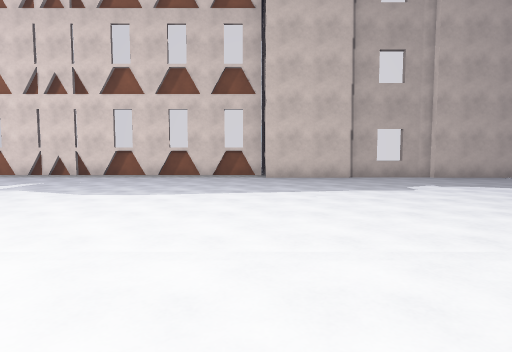
View 1 (above)

16 first-person views from a walk through a scene from a Unity 3-D project. The camera is 1.3 m above the floor, tilts 4° down and sees 80° across. The floor is counted in squares, 2 m on a side. Each view is taken from the middle of a square. On the plan, view 1 faces up. The plan holds only what a view shows up to about 10 squares ahead; the rest is blank. The place goes on beyond the plan. The player is left out. Some surface patterns are stand-ins.

View 2
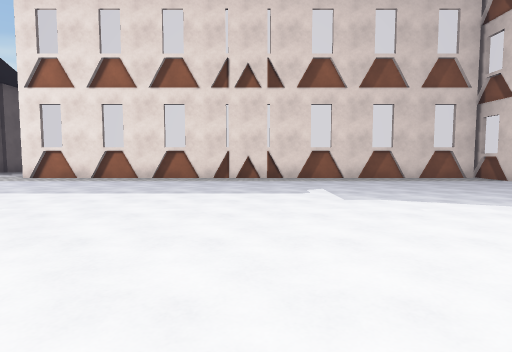

View 3
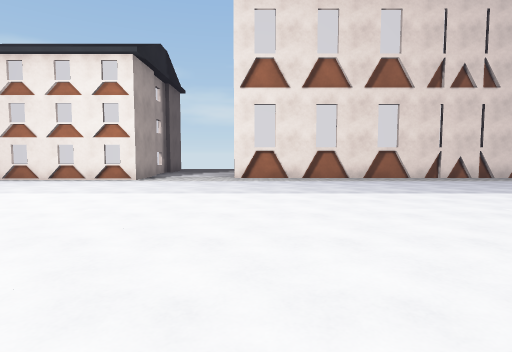

View 4
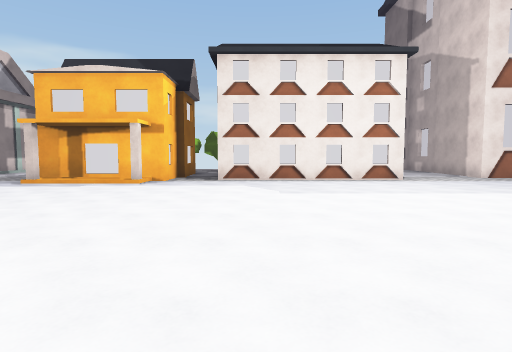

View 5
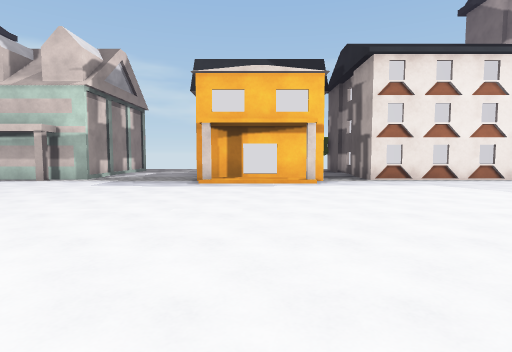

View 6
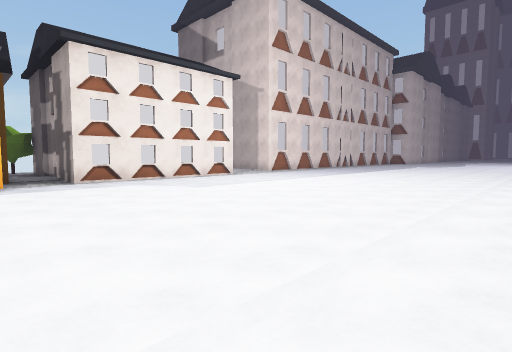

View 7
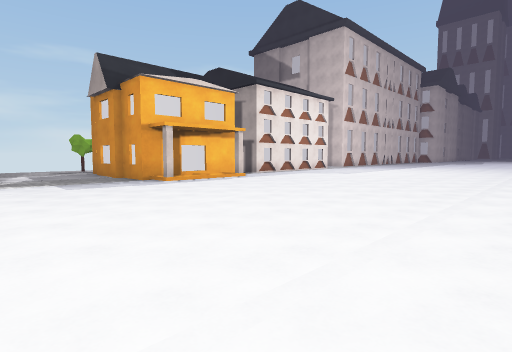

View 8
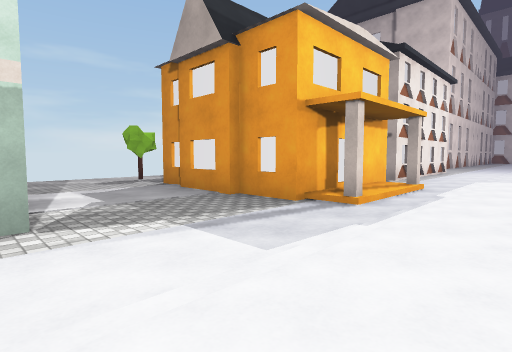

View 9
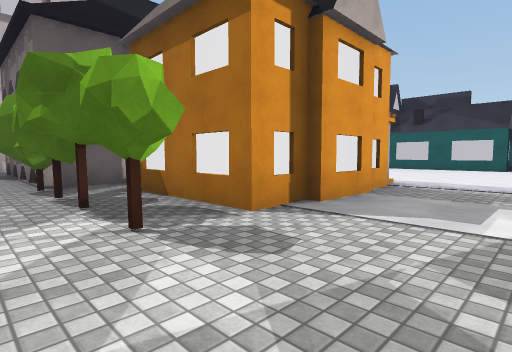

View 10
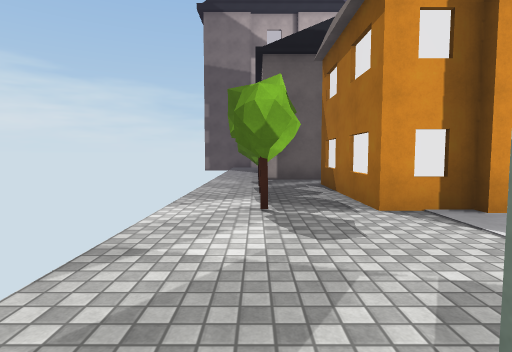

View 11
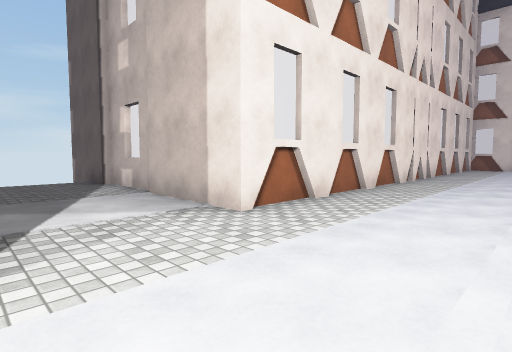

View 12
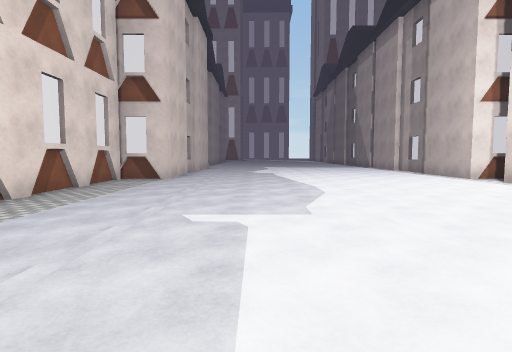

View 13
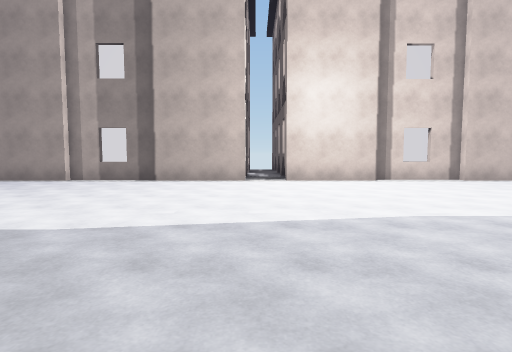

View 14
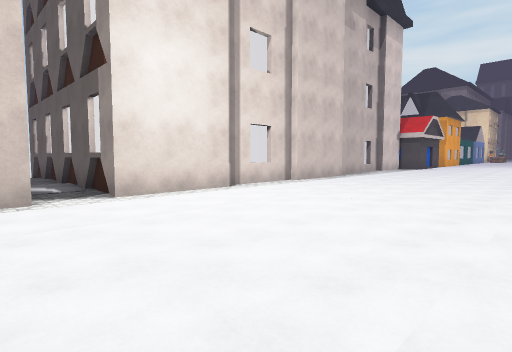

View 15
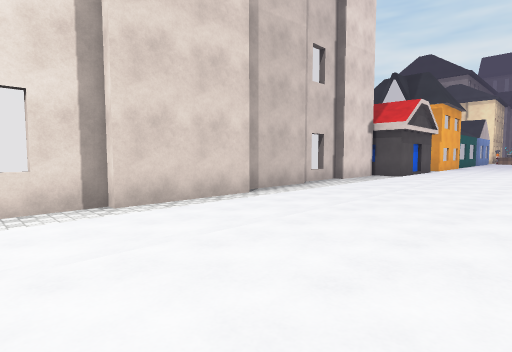

View 16
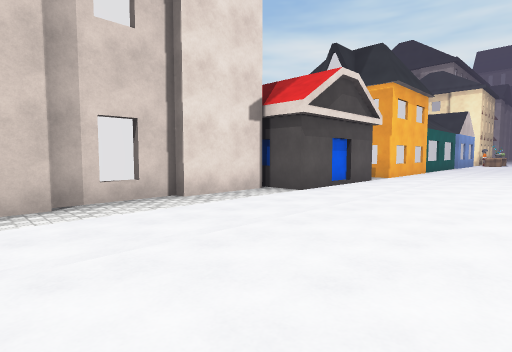

### Floor plan
Key: @ floor where view 1 was taken; # wall or solid block; x gap in a wall; . floor; / step, stairs or slope; H house.
Columns run from 28 left of view 1 to 6 right of it. Each row starts with its distance up from view 1.
 16                H
 15  ..........   ..
 14 ....HxHH#.......#
 13 #.......#     ..#
 12 #...###..    ...#
 11 #...# ##.    ...#
 10 #...#H###    ...##############
  9 #...HH#.###H#................#####
  8 ....H/H............................
  7 ...................................
  6 ..................................
  5 .................................
  4 .................................
  3 .................................
  2 ..................................
  1 ...................................
  0          ## ###......#######@######
 -1               #####        #.
 -2                            #.
 -3                            #.
 -4        H                   #.
 -5        H                   #
 -6                            H
 -7                            H

Positions as (right, up) in squares from view 1, and headings:
1: (0, 0), facing up
2: (-6, 1), facing up
3: (-12, 1), facing up
4: (-19, 1), facing up
5: (-23, 1), facing up
6: (-22, 1), facing up-right
7: (-28, 1), facing up-right
8: (-28, 6), facing up-right
9: (-27, 15), facing down-right
10: (-28, 14), facing right
11: (-15, 7), facing up-right
12: (-8, 6), facing right
13: (0, 8), facing down
14: (1, 5), facing down-left
15: (-4, 4), facing down-left
16: (-9, 4), facing down-left
